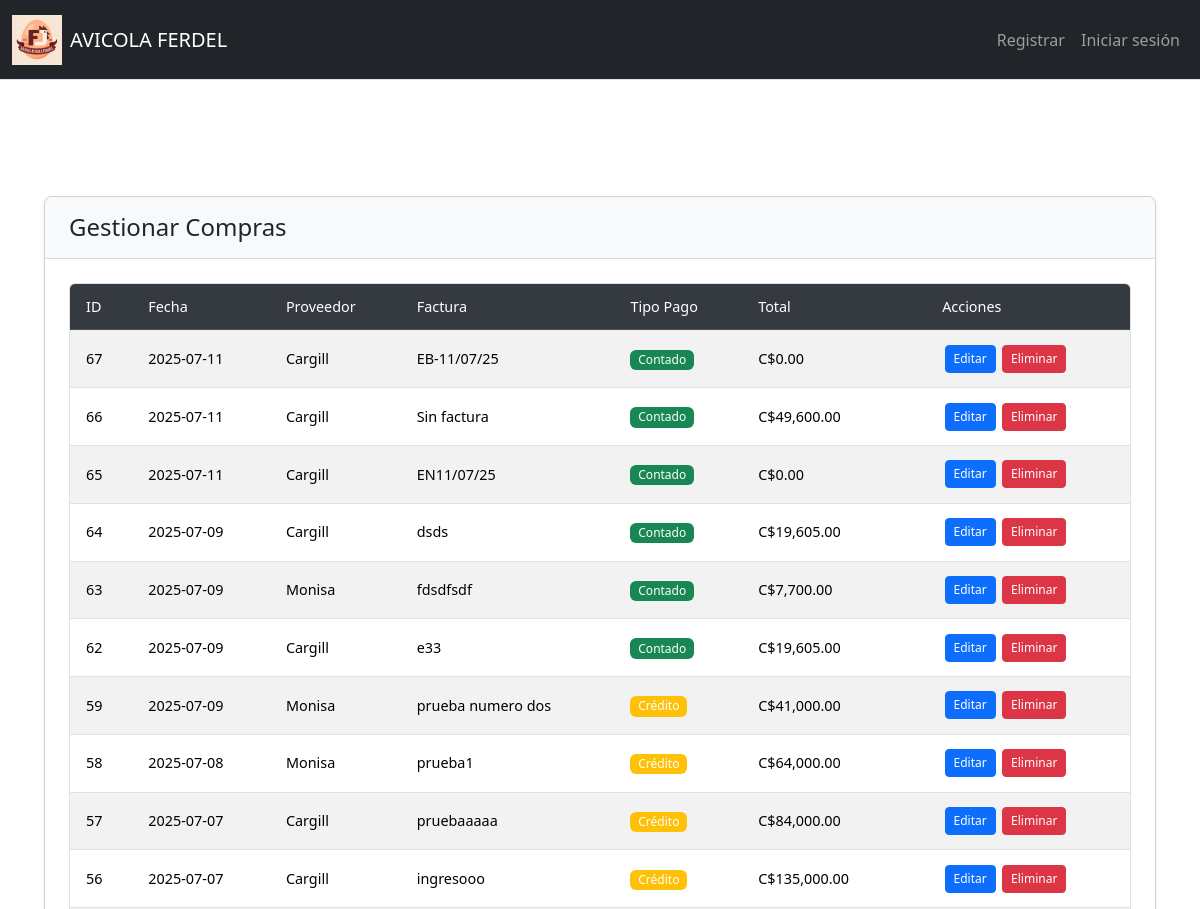
The app's page /gestionar_compras (upper part), older data.
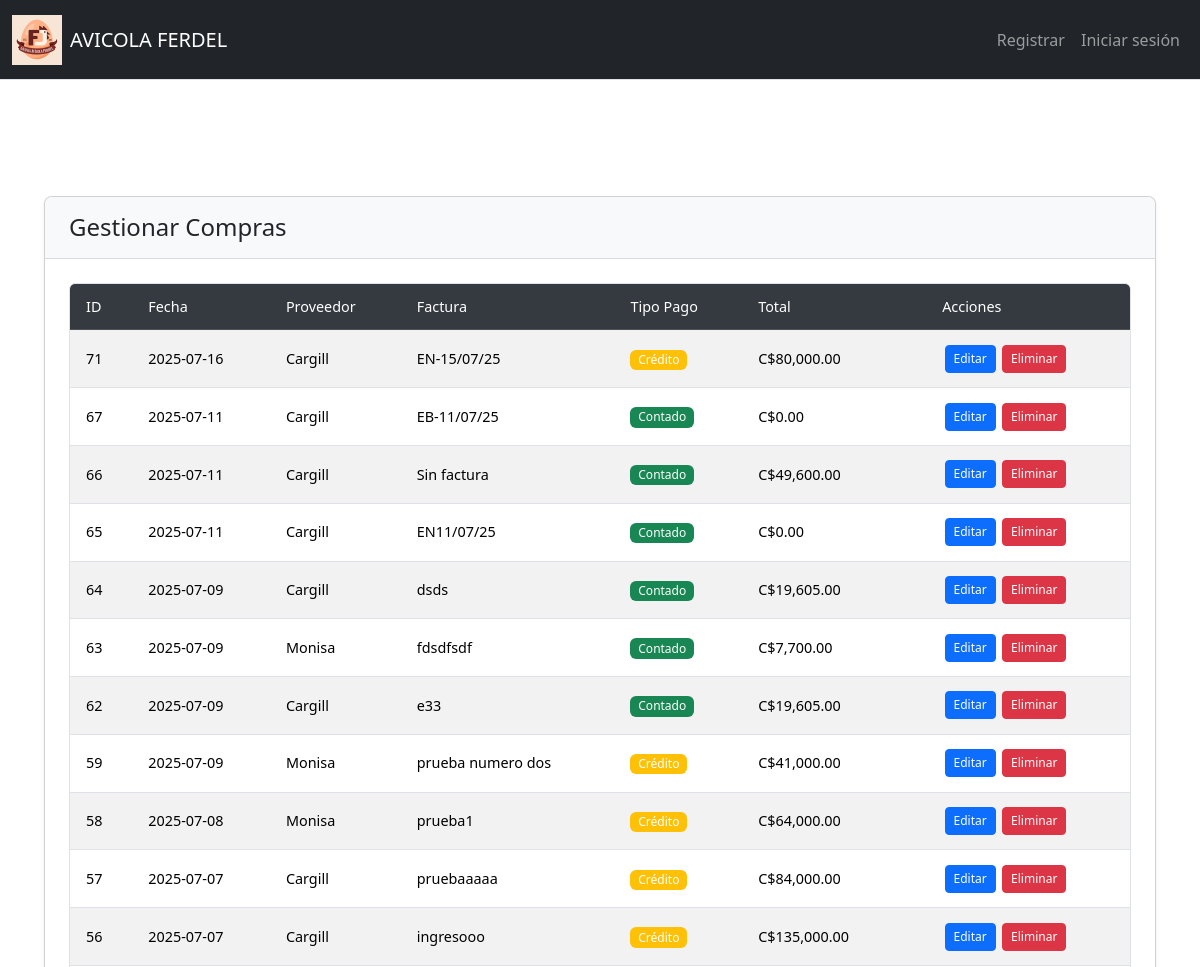
The same page, newer data.
### tables this page shows
CREATE TABLE Movimientos_Inventario (
    ID_Movimiento INTEGER PRIMARY KEY AUTOINCREMENT,
    ID_TipoMovimiento INTEGER,
    N_Factura TEXT,
    Contado_Credito INTEGER,
    Fecha DATE,
    ID_Proveedor INTEGER,
    Observacion TEXT,
    IVA NUMERIC,
    Retencion NUMERIC,
    ID_Empresa INTEGER,
    ID_Bodega INTEGER,
    ID_Ruta INTEGER,
    UbicacionEntrega TEXT,
    FOREIGN KEY (ID_TipoMovimiento) REFERENCES Catalogo_Movimientos(ID_TipoMovimiento),
    FOREIGN KEY (ID_Proveedor) REFERENCES Proveedores(ID_Proveedor),
    FOREIGN KEY (ID_Empresa) REFERENCES Empresa(ID_Empresa),
    FOREIGN KEY (ID_Bodega) REFERENCES Bodegas(ID_Bodega),
    FOREIGN KEY (ID_Ruta) REFERENCES Rutas(ID_Ruta)
);

CREATE TABLE Proveedores (
    ID_Proveedor INTEGER PRIMARY KEY AUTOINCREMENT,
    Nombre TEXT NOT NULL,
    Telefono TEXT,
    Direccion TEXT,
    RUC_CEDULA TEXT
);

### app.py (the view)
@app.route("/gestionar_compras")
def gestionar_compras():
    compras = db.execute("""
        SELECT
            mi.ID_Movimiento AS id,
            mi.Fecha AS fecha,
            p.Nombre AS proveedor,
            p.ID_Proveedor AS proveedor_id,
            mi.N_Factura AS factura,
            mi.Contado_Credito AS tipo_pago,
            mi.Observacion AS observacion,
            mi.ID_Bodega AS id_bodega,
            mi.ID_Empresa AS id_empresa,
            IFNULL(SUM(dmi.Costo_Total), 0) AS total
        FROM Movimientos_Inventario mi
        JOIN Proveedores p ON mi.ID_Proveedor = p.ID_Proveedor
        LEFT JOIN Detalle_Movimiento_Inventario dmi ON mi.ID_Movimiento = dmi.ID_Movimiento
        WHERE mi.ID_TipoMovimiento = 1
        GROUP BY mi.ID_Movimiento
        ORDER BY mi.ID_Movimiento DESC
    """)
    print(f"Total de compras recuperadas: {len(compras)}")
    proveedores = db.execute("SELECT ID_Proveedor AS id, Nombre FROM Proveedores")
    empresas = db.execute("SELECT ID_Empresa, Descripcion FROM Empresa")
    bodegas = db.execute("SELECT ID_Bodega, Nombre FROM Bodegas")
    productos = db.execute("SELECT ID_Producto AS id, Descripcion FROM Productos ORDER BY Descripcion")
    inventario_query = """
        SELECT
            ib.ID_Bodega,
            ib.ID_Producto,
            p.Descripcion,
            ib.Cantidad as stock,
            COALESCE(
                (SELECT dmi.Precio_Unitario
                 FROM Detalle_Movimiento_Inventario dmi
                 JOIN Movimientos_Inventario mi ON dmi.ID_Movimiento = mi.ID_Movimiento
                 WHERE dmi.ID_Producto = ib.ID_Producto
                   AND mi.ID_Bodega = ib.ID_Bodega
                   AND mi.ID_TipoMovimiento = 1
                 ORDER BY mi.Fecha DESC
                 LIMIT 1), 0
            ) as precio_compra
        FROM Inventario_Bodega ib
        JOIN Productos p ON ib.ID_Producto = p.ID_Producto
        WHERE ib.Cantidad > 0
        ORDER BY ib.ID_Bodega, p.Descripcion
    """
    try:
        inventario_resultados = db.execute(inventario_query)
        inventario_por_bodega = {}
        for row in inventario_resultados:
            bodega_id = str(row['ID_Bodega'])
            producto_id = str(row['ID_Producto'])
            if bodega_id not in inventario_por_bodega:
                inventario_por_bodega[bodega_id] = {}
            inventario_por_bodega[bodega_id][producto_id] = {
                'descripcion': row['Descripcion'],
                'stock': row['stock'],
                'precio': float(row['precio_compra']) if row['precio_compra'] else 0
            }
    except Exception as e:
        print(f"Error en consulta de inventario: {e}")
        inventario_por_bodega = {}
    for compra in compras:
        try:
            compra['productos'] = db.execute("""
                SELECT
                    dmi.ID_Producto as id_producto,
                    p.Descripcion as descripcion,
                    dmi.Cantidad as cantidad,
                    dmi.Precio_Unitario as costo,
                    0 as iva,
                    0 as descuento,
                    COALESCE(ib.Cantidad, 0) as stock
                FROM Detalle_Movimiento_Inventario dmi
                JOIN Productos p ON dmi.ID_Producto = p.ID_Producto
                LEFT JOIN Inventario_Bodega ib ON ib.ID_Producto = dmi.ID_Producto
                    AND ib.ID_Bodega = ?
                WHERE dmi.ID_Movimiento = ?
            """, compra['id_bodega'], compra['id'])
        except Exception as e:
            print(f"Error obteniendo productos de compra {compra['id']}: {e}")
            compra['productos'] = []
    return render_template("gestionar_compras.html",
                           compras=compras,
                           proveedores=proveedores,
                           empresas=empresas,
                           bodegas=bodegas,
                           productos=productos,
                           inventario_por_bodega=inventario_por_bodega)

### app.py (called while the page is built)
@app.after_request
def after_request(response):
    response.headers["Cache-Control"] = "no-cache, no-store, must-revalidate"
    response.headers["Expires"] = 0
    response.headers["Pragma"] = "no-cache"
    return response

### Templates/gestionar_compras.html (shortened to what this page needs)
{% extends "layout.html" %}
{% block main %}
<div class="container-fluid py-4">
  <div class="row">
    <div class="col-12">
      <div class="card">
        <div class="card-header">
          <h4 class="mb-0">Gestionar Compras</h4>
        </div>
        <div class="card-body">
          <div class="table-responsive">
            <table class="table table-striped table-hover">
              <thead class="table-dark">
                <tr>
                  <th>ID</th>
                  <th>Fecha</th>
                  <th>Proveedor</th>
                  <th>Factura</th>
                  <th>Tipo Pago</th>
                  <th>Total</th>
                  <th>Acciones</th>
                </tr>
              </thead>
              <tbody>
                {% for compra in compras %}
                <tr>
                  <td>{{ compra.id }}</td>
                  <td>{{ compra.fecha }}</td>
                  <td>{{ compra.proveedor }}</td>
                  <td>{{ compra.factura or 'Sin factura' }}</td>
                  <td>
                    {% if compra.tipo_pago == 0 %}
                    <span class="badge bg-success">Contado</span>
                    {% else %}
                    <span class="badge bg-warning">Crédito</span>
                    {% endif %}
                  </td>
                  <td>C${{ "{:,.2f}".format(compra.total) }}</td>
                  <td>
                    <div class="d-flex flex-wrap">
                      <a href="{{ url_for('editar_compra', id_compra=compra.id) }}" class="btn btn-sm btn-primary">
                        Editar
                      </a>
                      <a href="{{ url_for('eliminar_compra', id=compra.id) }}" class="btn btn-sm btn-danger ms-1"
                        onclick="return confirm('¿Eliminar esta compra?')">
                        Eliminar
                      </a>
                    </div>
                  </td>
                </tr>
                {% endfor %}
              </tbody>
            </table>
          </div>
        </div>
      </div>
    </div>
  </div>
</div>
{% endblock %}

Row changes from the older to the newer data that the page shows:
added Movimientos_Inventario: id "71", fecha "2025-07-16", proveedor "Cargill", N_Factura "EN-15/07/25", Contado_Credito "Crédito", total "80,000.00"
